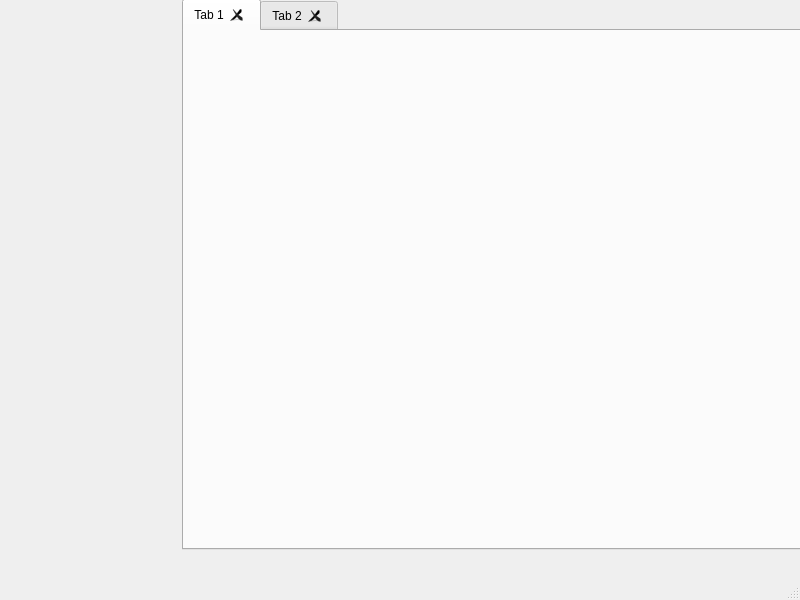
<?xml version="1.0" encoding="UTF-8"?>
<ui version="4.0">
 <class>MainWindow</class>
 <widget class="QMainWindow" name="MainWindow">
  <property name="geometry">
   <rect>
    <x>0</x>
    <y>0</y>
    <width>800</width>
    <height>600</height>
   </rect>
  </property>
  <property name="windowTitle">
   <string>MainWindow</string>
  </property>
  <widget class="QWidget" name="centralwidget">
   <widget class="QTabWidget" name="tabWidget">
    <property name="geometry">
     <rect>
      <x>182</x>
      <y>-1</y>
      <width>621</width>
      <height>551</height>
     </rect>
    </property>
    <property name="documentMode">
     <bool>false</bool>
    </property>
    <property name="tabsClosable">
     <bool>true</bool>
    </property>
    <widget class="QWidget" name="tab">
     <attribute name="title">
      <string>Tab 1</string>
     </attribute>
    </widget>
    <widget class="QWidget" name="tab_2">
     <attribute name="title">
      <string>Tab 2</string>
     </attribute>
    </widget>
   </widget>
  </widget>
  <widget class="QMenuBar" name="menubar">
   <property name="geometry">
    <rect>
     <x>0</x>
     <y>0</y>
     <width>800</width>
     <height>30</height>
    </rect>
   </property>
  </widget>
  <widget class="QStatusBar" name="statusbar"/>
  <action name="actionEmpresas">
   <property name="text">
    <string>Empresas</string>
   </property>
  </action>
  <action name="actionEmpresa">
   <property name="text">
    <string>Empresa</string>
   </property>
  </action>
 </widget>
 <resources/>
 <connections/>
</ui>
